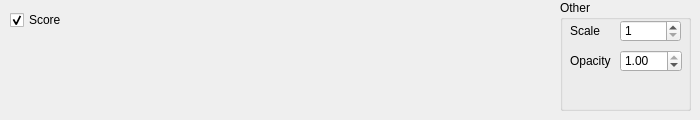
   <widget class="QWidget" name="tab_9">
    <attribute name="title">
     <string>Score</string>
    </attribute>
    <widget class="QCheckBox" name="score">
     <property name="geometry">
      <rect>
       <x>10</x>
       <y>10</y>
       <width>51</width>
       <height>20</height>
      </rect>
     </property>
     <property name="text">
      <string>Score</string>
     </property>
     <property name="checked">
      <bool>true</bool>
     </property>
    </widget>
    <widget class="QGroupBox" name="other_7">
     <property name="geometry">
      <rect>
       <x>560</x>
       <y>0</y>
       <width>131</width>
       <height>111</height>
      </rect>
     </property>
     <property name="title">
      <string>Other</string>
     </property>
     <widget class="QLabel" name="label_68">
      <property name="geometry">
       <rect>
        <x>10</x>
        <y>50</y>
        <width>49</width>
        <height>21</height>
       </rect>
      </property>
      <property name="text">
       <string>Opacity</string>
      </property>
     </widget>
     <widget class="QLabel" name="label_69">
      <property name="geometry">
       <rect>
        <x>10</x>
        <y>20</y>
        <width>31</width>
        <height>21</height>
       </rect>
      </property>
      <property name="text">
       <string>Scale</string>
      </property>
     </widget>
     <widget class="QDoubleSpinBox" name="scoreopacity">
      <property name="geometry">
       <rect>
        <x>60</x>
        <y>50</y>
        <width>62</width>
        <height>22</height>
       </rect>
      </property>
      <property name="maximum">
       <double>1.000000000000000</double>
      </property>
      <property name="singleStep">
       <double>0.100000000000000</double>
      </property>
      <property name="value">
       <double>1.000000000000000</double>
      </property>
     </widget>
     <widget class="QSpinBox" name="scorescale">
      <property name="geometry">
       <rect>
        <x>60</x>
        <y>20</y>
        <width>61</width>
        <height>22</height>
       </rect>
      </property>
      <property name="minimum">
       <number>1</number>
      </property>
      <property name="maximum">
       <number>5</number>
      </property>
     </widget>
    </widget>
   </widget>
